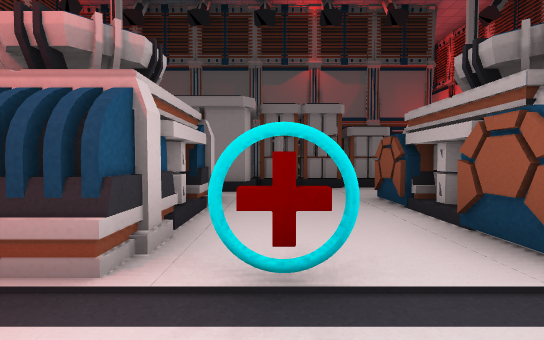
View 1 (above)

24 first-person views from a walk through a scene from a Unity 3-D project. The camera is 1.4 m above the floor, tilts 2° down and sees 90° across. The floor is counted in squares, 2 m on a side. Each view is taken from the middle of a square. On the plan, view 1 faces up. The plan holds only what a view shows up to about 9 squares ahead; the rest is blank. The place goes on beyond the plan. Some animated figures are not drawn. Some surface patterns are stand-ins.

View 2
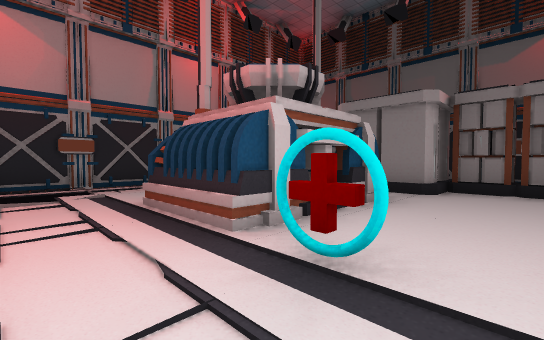

View 3
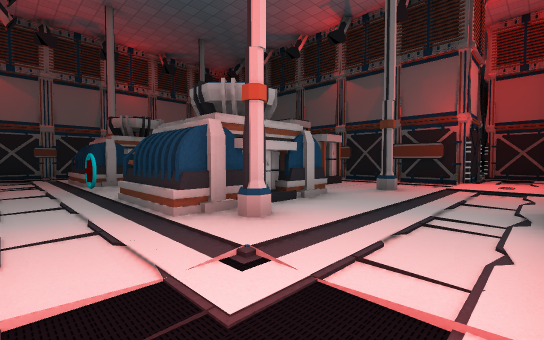

View 4
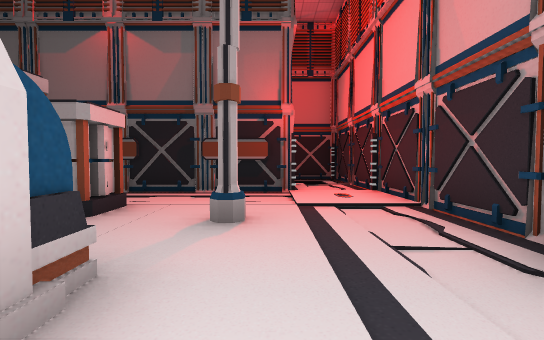

View 5
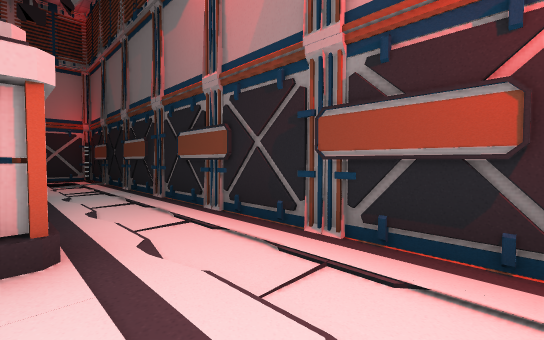

View 6
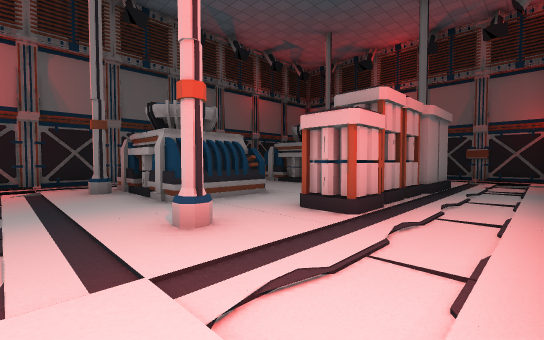

View 7
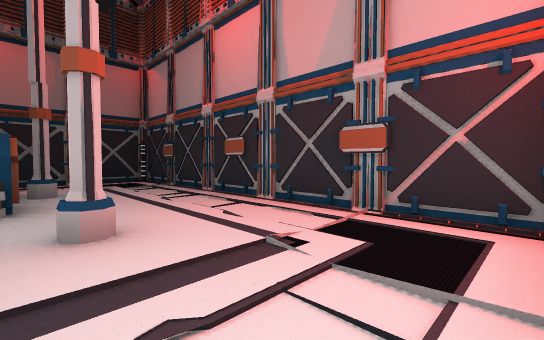

View 8
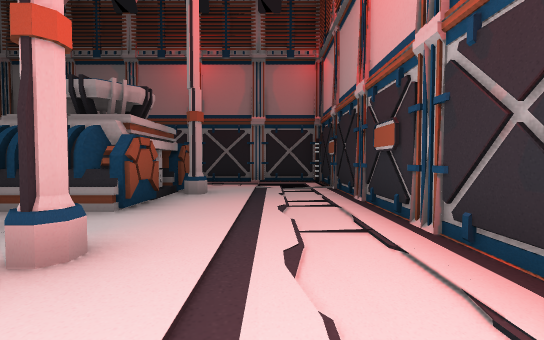

View 9
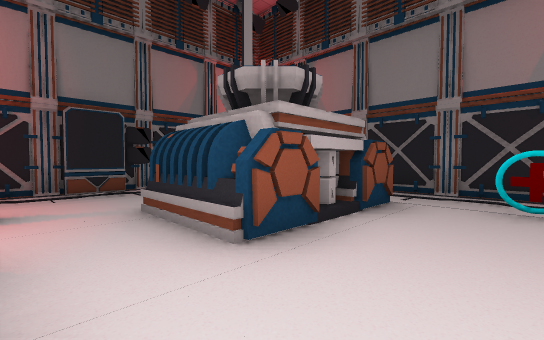

View 10
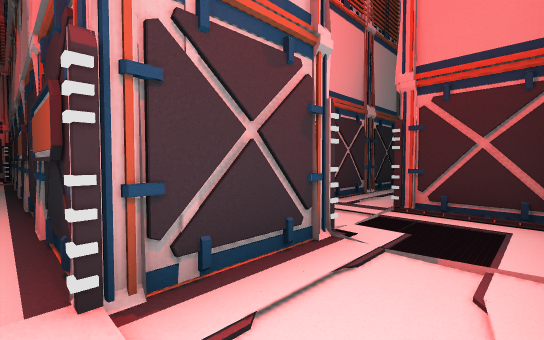

View 11
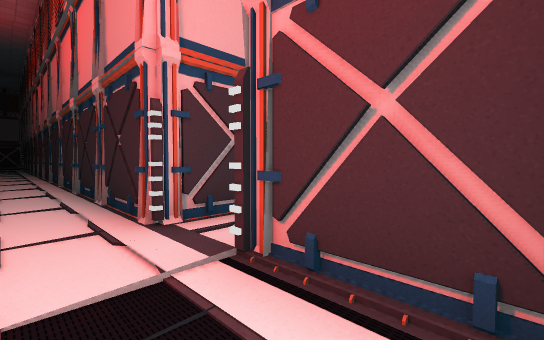

View 12
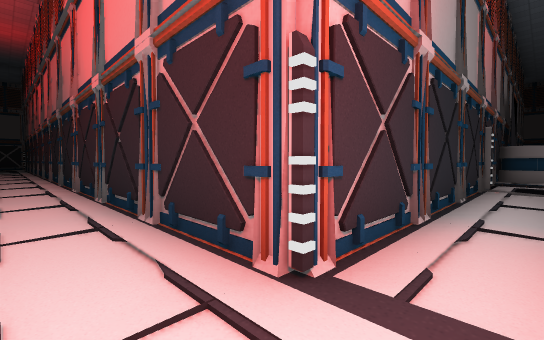

View 13
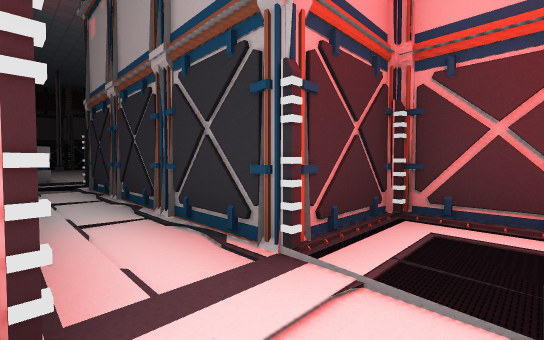

View 14
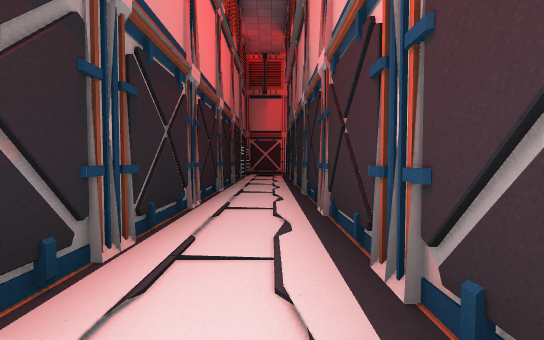

View 15
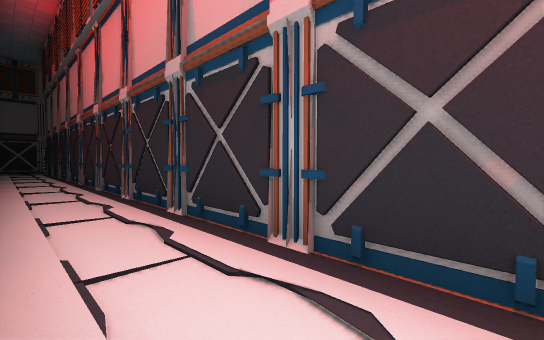

View 16
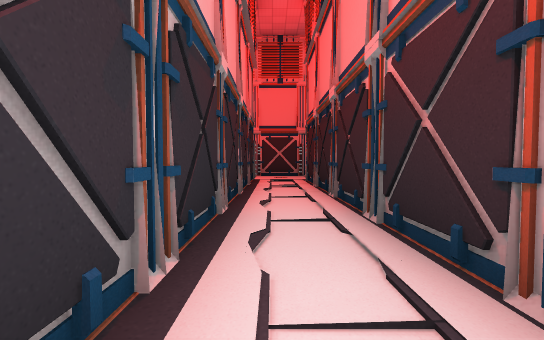

View 17
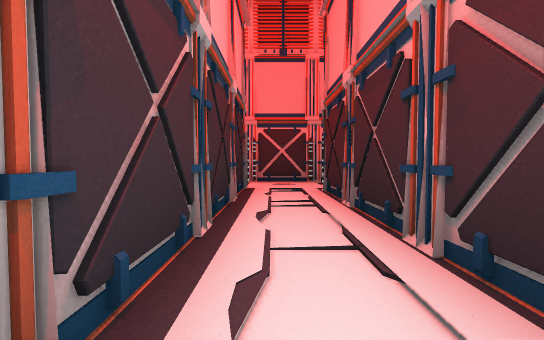

View 18
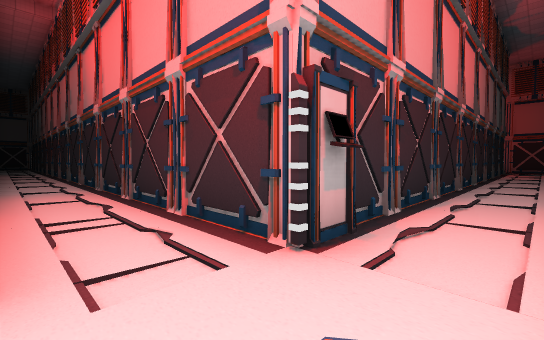

View 19
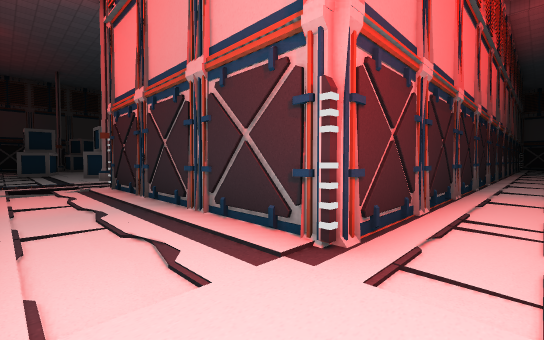

View 20
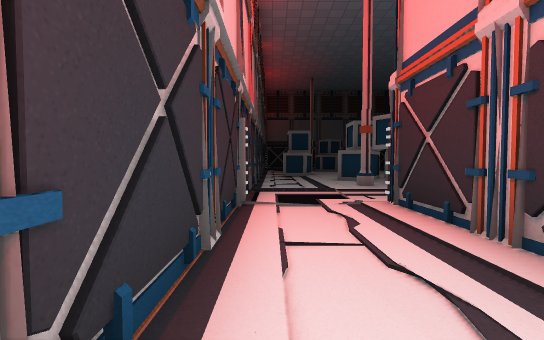

View 21
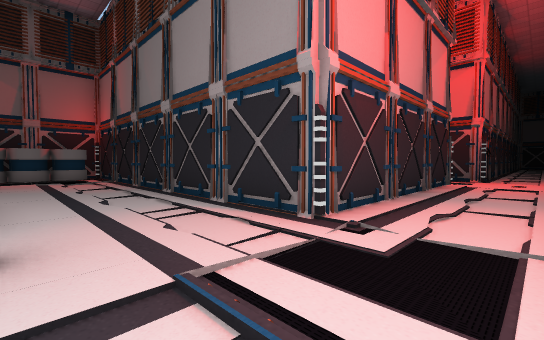

View 22
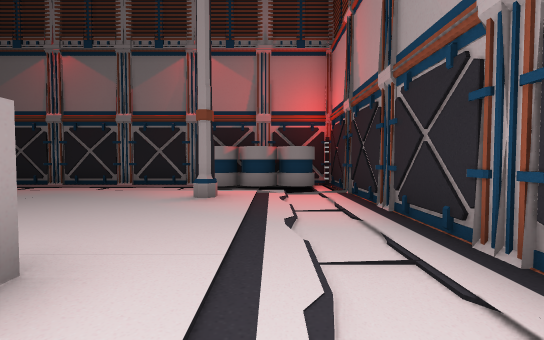

View 23
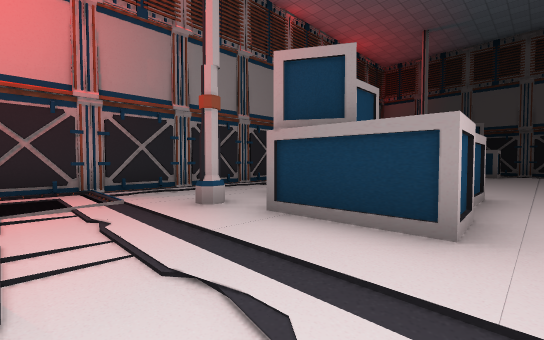

View 24
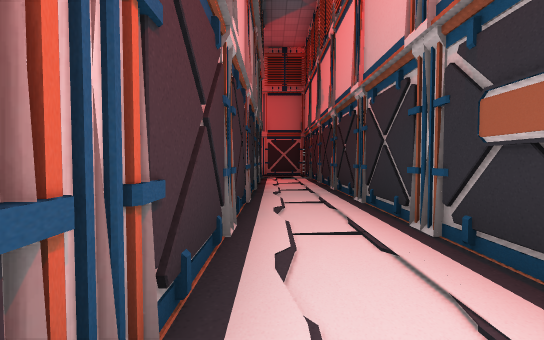

### Floor plan
Points are (right, up) in squares from view 1. A wall is a line through its corners. A room is listed if a view was taken in it or the views show most of it. See-through windows are left out.
Room 1 (views 1, 2, 3, 4, 5, 6, 7, 8, 9, 10)
walls: (-0.1, -0.6) (6.1, -0.6); (5, 9.4) (4.5, 9) (3.9, 9.4); (7.1, 3.8) (7.1, 5.1); (7.4, 5) (7.4, 11.4); (7.5, 5.7) (7.2, 6.1); (7.4, 3.1) (7.4, 3.9); (5.5, 11.5) (5.5, 9.4) (5.4, 9.3) (-5.5, 9.3); (-6.3, 8.2) (-6.5, 8) (-6.3, 7.7); (-6.3, 8.9) (-6.6, 8.5); (-6.5, 9.1) (-6.5, -0.6) (-2.8, -0.6); (-6.6, 9) (-6.3, 8.6)
ways out: opening at (6.5, 10.5) to room 2
objects: other object (-4, 6); other object (-3, 2) to (-1, 4); other object (-3, 3); other object (-2, 6) to (-1, 7); other object (0, 1); other object (0, 7); other object (1, 7); other object (2, 2) to (4, 4); other object (2, 7); other object (4, 2); other object (4, 6)
Room 2 (views 11, 12)
walls: (4.2, 14.4) (3.9, 14); (5.7, 14) (5.2, 14.7); (5.7, 13.2) (5.3, 13.5); (7.1, 13.1) (6.7, 13.4); (7.6, 12) (7.1, 12.7); (7.4, 11.4) (7.4, 13.1) (5.4, 13.1) (5.4, 19.4); (4.1, 19.4) (4.1, 13.3) (3.9, 13.1)
ways out: opening at (6.5, 10.5) to room 1; opening at (4, 12) to room 3; opening at (5, 19)
Room 3 (views 13, 14, 15, 16, 17, 18, 19, 20, 21, 22, 23, 24)
walls: (-12, 11.5) (-11.4, 11.1); (-12, 11.2) (-11.6, 11.5); (-11.5, 11.3) (-11.1, 11.6); (-16.4, 13) (-16.8, 13.3); (-10.1, 11.1) (-9.6, 11.5); (-18.1, 11.1) (-17.6, 11.5); (-17.9, 13.7) (-18.2, 14.1); (-18.9, 10.6) (-18.9, 11.1); (-8.4, 13.1) (-18.1, 13.1) (-18.1, 19.2) (-18, 19.3) (-8.1, 19.3) (-8.1, 25.5); (-20.5, 13.6) (-20.5, 11.3); (-18, 17.7) (-18.3, 18.1); (-13.6, 19.2) (-13.2, 19.5); (-20.3, 16) (-20.6, 15.6); (-18, 18.4) (-18.3, 18.8); (-18.6, 18.4) (-18.6, 19); (-20.3, 18.2) (-20.7, 17.7); (-20.5, 4.5) (-20.5, -2.9); (-18.1, 2.5) (-18.1, 3.1); (-3.3, 13) (-3.7, 13.3); (0.6, 13.5) (0.2, 13.2); (-20.5, 25.5) (-20.5, 15.4); (-18.6, -2.9) (-18.6, 11.4) (3, 11.4); (2.6, 13.5) (2.2, 13.2); (3.6, 13.2) (3.2, 12.9); (3.9, 13.1) (-6.6, 13.1)
ways out: opening at (4, 12) to room 2
objects: other object (-18, 22); other object (-17, 24) to (-16, 25); other object (-16, 23) to (-15, 23); other object (-16, 24) to (-15, 25); other object (-11, 22); other object (-9, 20); other object (-9, 21); other object (-9, 22)

Positions as (right, up) in squares from view 1, and headings:
1: (0, 0), facing up
2: (1, 0), facing up-left
3: (7, 0), facing up-left
4: (5, 3), facing up
5: (5, 7), facing up-left
6: (6, 9), facing down-left
7: (-3, 9), facing down-left
8: (-5, 8), facing down
9: (0, 6), facing down-right
10: (7, 9), facing up-left
11: (7, 12), facing up-left
12: (5, 12), facing up-left
13: (4, 12), facing up-right
14: (-6, 12), facing right
15: (-12, 13), facing down-right
16: (-9, 12), facing left
17: (-12, 12), facing left
18: (-20, 13), facing down-right
19: (-20, 12), facing up-right
20: (-20, 15), facing up
21: (-20, 22), facing down-right
22: (-16, 21), facing right
23: (-14, 20), facing up-left
24: (-19, 6), facing down
